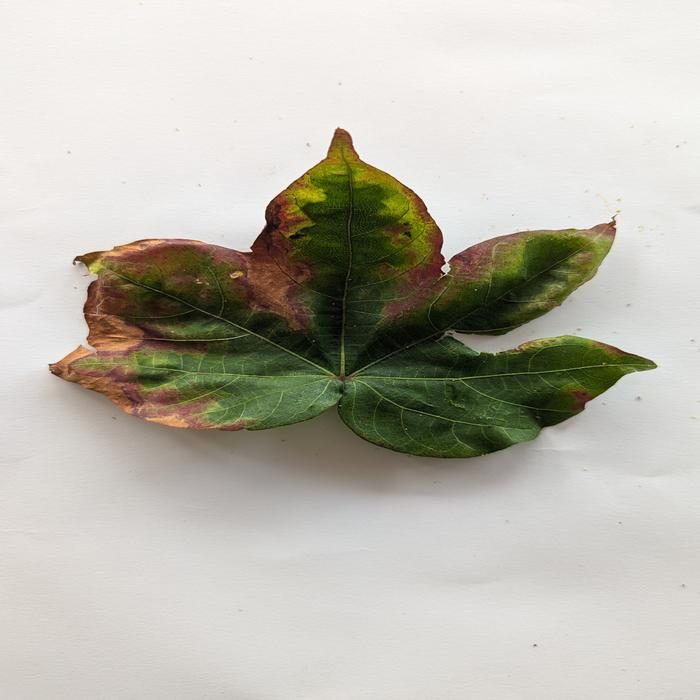
#> input picture Cotton_Original_Dataset/Alternaria Leaf Spot/alternaria_(1).png, 700 x 700 px; its folder holds 3 pictures in this run
$ python gradcam_example.py
#> lines starting #> are read from the running program, lines starting #| are printed output that depends on the picture; after the words box and inside, x2 and y2 are one past the last pixel; in counts of white or black regions, pixels touching at a corner belong together
# -*- coding: utf-8 -*-
"""
Pamuk Yaprağı Hastalıklarını Sınıflandırma Modeli
(Orijinal + Çoğaltılmış Veri Seti ile)
"""

# 1. GEREKLİ KÜTÜPHANELER
import numpy as np
import matplotlib.pyplot as plt
import os
import cv2  # OpenCV
import random
from tqdm import tqdm  # İlerleme çubuğu
from PIL import Image

# Makine Öğrenimi ve Derin Öğrenme Kütüphaneleri
import tensorflow as tf
from tensorflow.keras.models import Sequential
from tensorflow.keras.layers import (
    Dense,
    Conv2D,
    MaxPooling2D,
    Flatten,
    Dropout,
    BatchNormalization,
)
from sklearn.model_selection import train_test_split
from tensorflow.keras.utils import to_categorical
from tensorflow.keras.preprocessing.image import ImageDataGenerator  # DÜZELTİLDİ
from sklearn.metrics import classification_report, confusion_matrix
from sklearn.utils import shuffle  # YENİ EKLENDİ (Eğitim setini karıştırmak için)

# Sabit tohum değerleri (random state)
np.random.seed(42)
tf.random.set_seed(42)
#> (this line was passed over: tensorflow is not available in this run)
random.seed(42)

# 2. VERİ SETİ YOLLARI VE PARAMETRELER
train_directory = "Cotton_Original_Dataset/"
aug_directory = "Cotton_Augmented_Dataset/"  # YENİ EKLENDİ
SIZE = 64
boyut = 64
NUM_CLASSES = 5

# Sınıf isimleri (Orijinal klasörler)
class_names_list = [
    "Alternaria Leaf Spot",
    "Bacterial Blight",
    "Fusarium Wilt",
    "Healthy Leaf",
    "Verticillium Wilt",
]

# Çoğaltılmış klasör isimleri (YENİ EKLENDİ)
aug_class_names_list = [
    "aug_Alternaria_Leaf",
    "aug_Bacterial_Blight",
    "aug_Fusarium_Wilt",
    "aug_Healthy_Leaf",
    "aug_Verticillium_Wilt",
]


# 3. YARDIMCI FONKSİYON: ARKA PLANI TEMİZLEME
# (Bu fonksiyonda değişiklik yok)
def removeBackground(orijinal_bgr):
    try:
        hsv = cv2.cvtColor(orijinal_bgr, cv2.COLOR_BGR2HSV)
        white_bg = 255 * np.ones_like(orijinal_bgr, dtype=np.uint8)
        gray = cv2.cvtColor(orijinal_bgr, cv2.COLOR_BGR2GRAY)
        thresh = cv2.threshold(gray, 0, 255, cv2.THRESH_BINARY + cv2.THRESH_OTSU)[1]
        x, y, w, h = cv2.boundingRect(thresh)
        ROI_original = orijinal_bgr[y : y + h, x : x + w]
        white_bg[y : y + h, x : x + w] = ROI_original
        return white_bg
    except Exception as e:
        return orijinal_bgr


# 4. VERİ YÜKLEME (BÖLÜM 1: ORİJİNAL VERİ SETİ)
veriseti = []
etiket = []

print("Orijinal Veri Seti Yükleniyor...")
for label, class_name in enumerate(class_names_list):
    class_path = os.path.join(train_directory, class_name)
    if not os.path.isdir(class_path):
        print(f"Uyarı: {class_path} klasörü bulunamadı.")
        continue
    images = os.listdir(class_path)
    print(f"Yükleniyor: {class_name} ({len(images)} resim)")
    for image_name in tqdm(images, desc=class_name):
        if image_name.startswith("."):
            continue
        image_path = os.path.join(class_path, image_name)
        image = cv2.imread(image_path)
#> image is the input picture: shape (700, 700, 3); mean B, G, R 174, 184.6, 187.2
        if image is None:
            continue

        image = removeBackground(image)
#> in removeBackground, `hsv = cv2.cvtColor(orijinal_bgr, cv2.COLOR_BGR2HSV)`: hsv: shape (700, 700, 3); mean H, S, V 24.3, 39.8, 189.1
#> in removeBackground, `gray = cv2.cvtColor(orijinal_bgr, cv2.COLOR_BGR2GRAY)`:
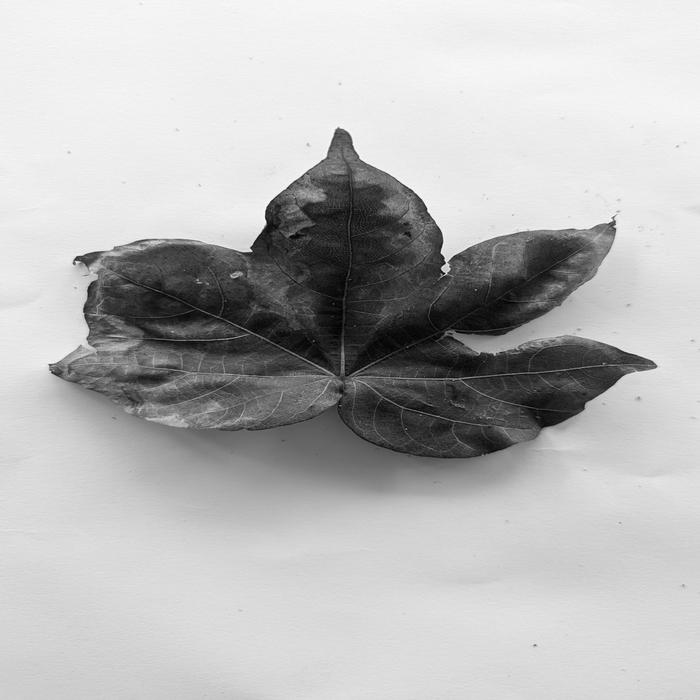
#> gray: shape (700, 700); min 0, max 254, mean 184.2
#> in removeBackground, `thresh = cv2.threshold(gray, 0, 255, cv2.THRESH_BINARY + cv2.THRESH_OT..`:
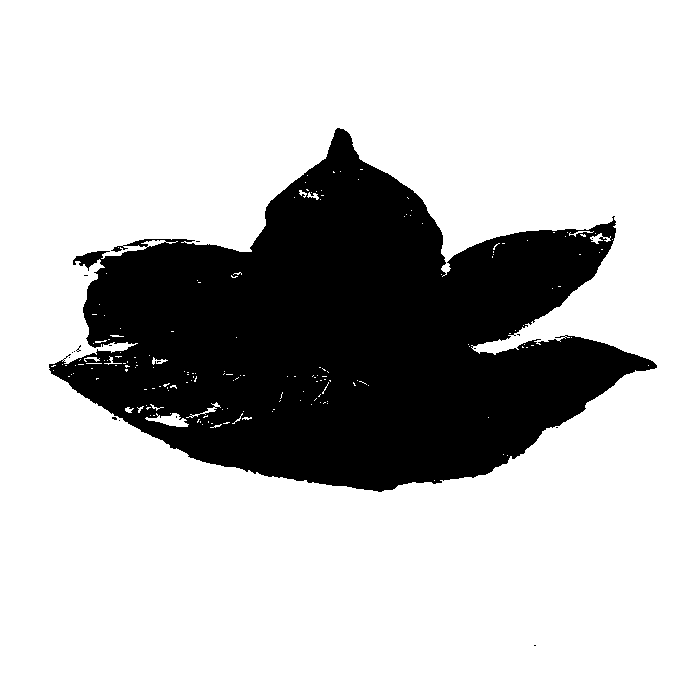
#> thresh: shape (700, 700); 75.4% white; 17 black regions (16 under 20 px), largest, box (x1, y1, x2, y2) and area: (49, 128, 657, 492) 120580
#> in removeBackground, `x, y, w, h = cv2.boundingRect(thresh)`: x = 0; w = 700
        image = cv2.cvtColor(image, cv2.COLOR_BGR2RGB)
        image = cv2.resize(image, (boyut, boyut))
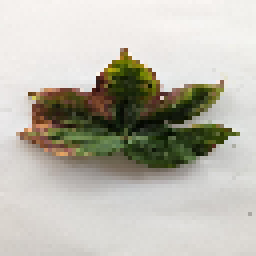
#> image: shape (64, 64, 3) (shown 4 times larger); mean R, G, B 187.2, 184.7, 174
        veriseti.append(np.array(image))
        etiket.append(label)
#> pass 2 of the loop `for label, class_name in enumerate(class_names_list):`:
#> images = ['bacterial_(102).png']
#| Yükleniyor: Bacterial Blight (1 resim)
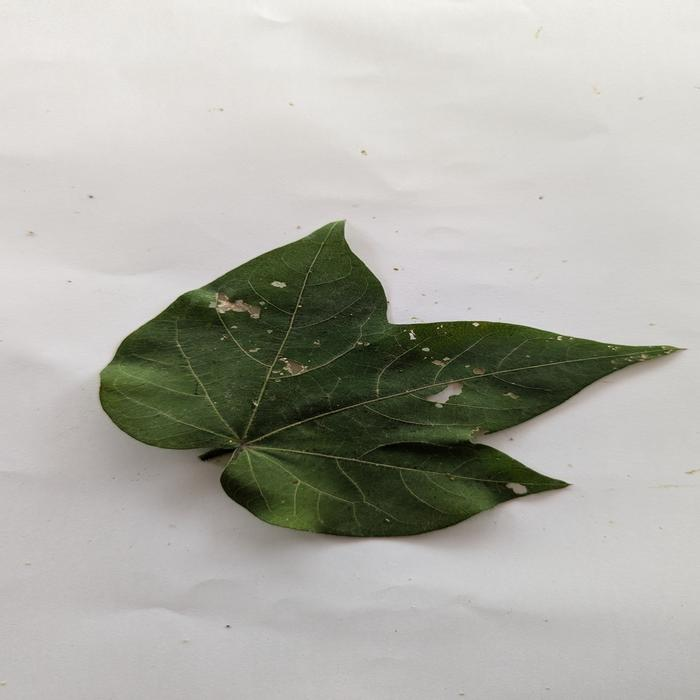
#> input picture Cotton_Original_Dataset/Bacterial Blight/bacterial_(102).png, 700 x 700 px
#> image is the input picture: shape (700, 700, 3); mean B, G, R 167.7, 175.3, 175.2
#> hsv: shape (700, 700, 3); mean H, S, V 34.6, 29.5, 177.2
#> white_bg: shape (700, 700, 3); every value is 255
#> in removeBackground (call 4), `thresh = cv2.threshold(gray, 0, 255, cv2.THRESH_BINARY + cv2.THRESH_OT..`:
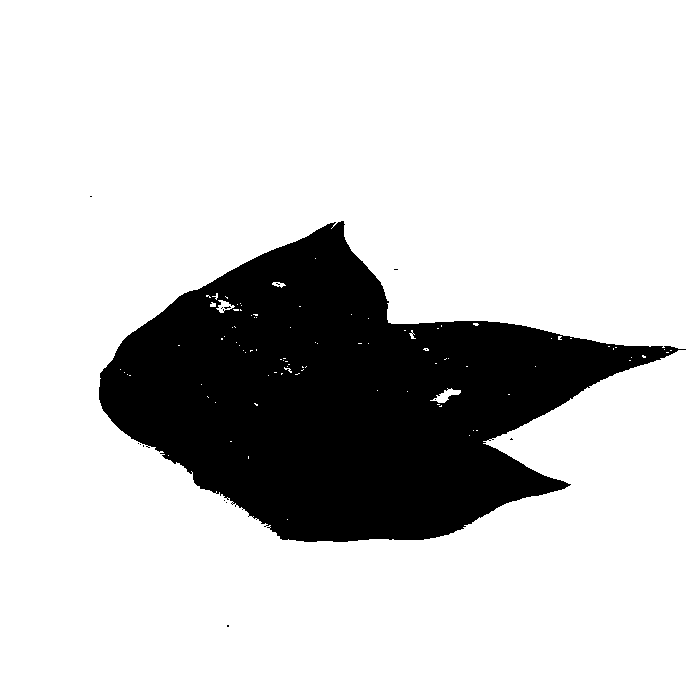
#> thresh: shape (700, 700); 80.1% white; 15 black regions (14 under 20 px), largest, box (x1, y1, x2, y2) and area: (99, 221, 686, 542) 97336
#> `image = cv2.resize(image, (boyut, boyut))`:
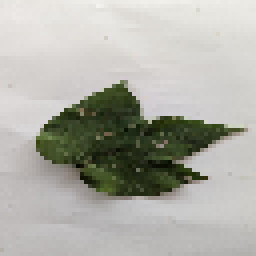
#> image: shape (64, 64, 3) (shown 4 times larger); mean R, G, B 175.1, 175.2, 167.6

print("Orijinal veri seti yüklendi.")

# 5. ORİJİNAL VERİYİ EĞİTİM VE TEST OLARAK AYIRMA
# (STRATEJİ DEĞİŞİKLİĞİ: Bu adım, çoğaltılmış veriyi eklemeden ÖNCE yapılır)
print("Orijinal veriler eğitim ve test olarak ayrılıyor...")

veriseti_np = np.array(veriseti)
etiket_np = np.array(etiket)
#> (the run stopped early here; a loop or call above may not have finished)
